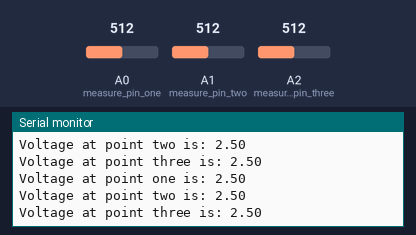
Recording of a sketch running on a simulated Arduino Uno, built with avr-gcc and run on an emulated ATmega328P. Shown: the last lines printed to the serial monitor. Inputs (shaded band) come from the test bench; at power-on: A0 (measure_pin_one) = 512, A1 (measure_pin_two) = 512, A2 (measure_pin_three) = 512.

Above: at 1.8 s.
1.9 s: A0 (measure_pin_one) set to 716
At 2.9 s:
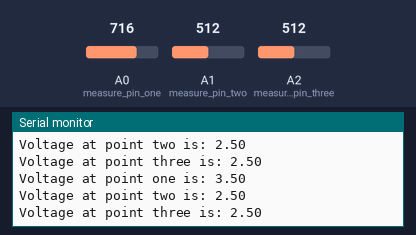
3.4 s: A1 (measure_pin_two) set to 716
At 4.7 s:
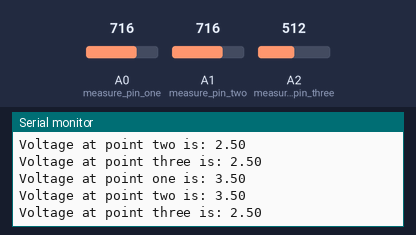
4.9 s: A2 (measure_pin_three) set to 716
At 6.0 s:
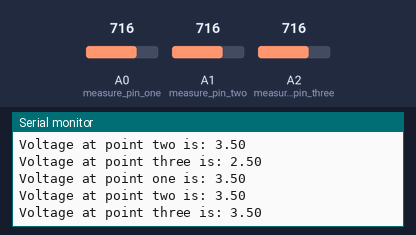
6.4 s: A0 (measure_pin_one) set to 900
At 7.7 s:
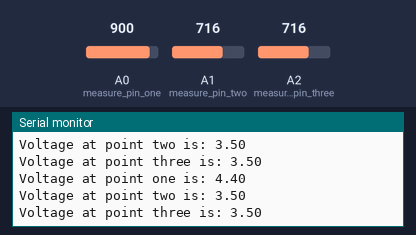
7.9 s: A1 (measure_pin_two) set to 900
At 9.1 s:
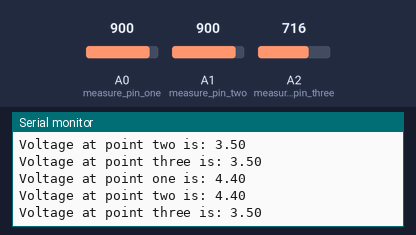
9.4 s: A2 (measure_pin_three) set to 900
At 11.0 s:
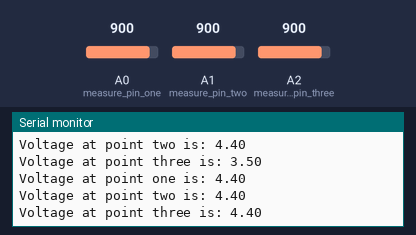
Timing chart, 0 to 11.9 s (numbered marks = the images above; inputs shaded):
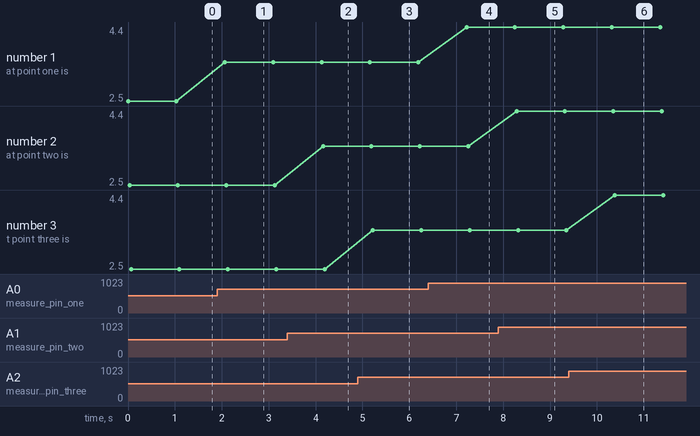

The sketch:

measure_voltage_devision.ino
```cpp
// this shows some resistors in row and the voltage devision
//
int measure_pin_one = A0;
int measure_pin_two = A1;
int measure_pin_three = A2;

void setup(){
  Serial.begin(9600);
}

void loop(){
  int raw_one = analogRead(measure_pin_one);
  int raw_two = analogRead(measure_pin_two);
  int raw_three = analogRead(measure_pin_three);

  Serial.print("Voltage at point one is: ");
  Serial.println((5.0 / 1023.0) *raw_one);
  Serial.print("Voltage at point two is: ");
  Serial.println((5.0 / 1023.0) *raw_two);
  Serial.print("Voltage at point three is: ");
  Serial.println((5.0 / 1023.0) *raw_three);
  delay(1000);
}
```

Measured:
- after the input at 1.9 s, the serial monitor: prints a new line after 0.16 s (image 1)
- after the input at 3.4 s, the serial monitor: prints a new line after 0.76 s (image 2)
- after the input at 4.9 s, the serial monitor: prints a new line after 0.32 s (image 3)
- after the input at 6.4 s, the serial monitor: prints a new line after 0.82 s (image 4)
- after the input at 7.9 s, the serial monitor: prints a new line after 0.39 s (image 5)
- after the input at 9.4 s, the serial monitor: prints a new line after 0.98 s (image 6)
- plotted number 1: 2.5 → 3.5 after the input at 1.9 s, 3.5 → 4.4 after the input at 6.4 s
